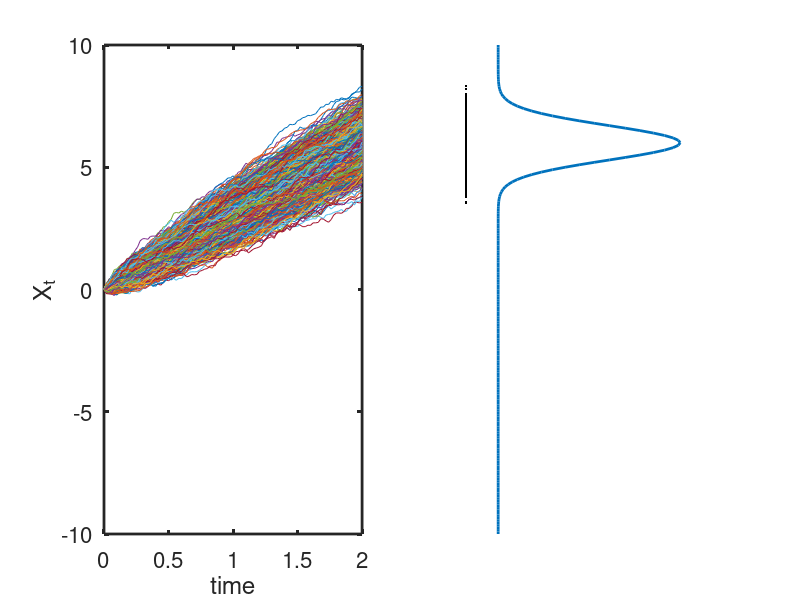

MATLAB code to generate this figure:
clc; clear all; close;
%% 1D forward stochastic process
%  dXt  = mu*dt + sigma*dWt
%  X(0) = X0 (const.)
%  ------------------------- 
%  mean = X0 + mu*t
%  var  = sigma^2*t
%  ------------------------- 
%% numerical setup
T  = 2;    % terminal time
M  = 100;  % number of iterations
dt = T/M;  % time step size
N  = 2000; % number of particles
% ... parameters in f and g ...
mu    = 3;
sigma = 0.5;

% ... initial condition ...
X_0   = 0;

% ... exact mean and std at T ...
mu_ex  = X_0 + mu*T;
std_ex = sigma*sqrt(T);
%% SDE setup
f = @(x,t) mu;
g = @(x,t) sigma;
%% Euler-Maruyama method
Xh_0 = zeros(N, M+1); Xh_0(:,1) = X_0;
for i = 1:M
   %    Xh_0(:,i+1) = Xh_0(:,i) + mu*dt + sigma*sqrt(dt)*randn(N,1); 
   ti = (i-1)*dt;
   Xh_0(:,i+1) = Xh_0(:,i) + f(Xh_0(:,i),ti)*dt + g(Xh_0(:,i),ti)*sqrt(dt)*randn(N,1);
end
%% Compute mean and std from discrete data
mu_sde  = sum(Xh_0(:,M+1))/N;
std_sde = sqrt( sum((Xh_0(:,M+1)-mu_sde).^2)/N );
%% Output
subplot(1,2,1);
plot(0:dt:T,Xh_0); ylim([-10,10]); xlabel('time'); ylabel('X_t');
set(gca,'FontSize',16,'LineWidth',2);
subplot(1,2,2);
plot(-0.1,Xh_0(:,M+1),'k.',normpdf(-10:0.1:10,mu_ex,std_ex),-10:0.1:10,'LineWidth',2);
ylim([-10,10]); axis off; 
%
disp(['exact.mean = ', num2str(mu_ex,'%.6f')]);
disp(['numer.mean = ', num2str(mu_sde,'%.6f')]);
disp('---------------------');
disp(['exact.std  = ', num2str(std_ex,'%.6f')]);
disp(['numer.std  = ', num2str(std_sde,'%.6f')]);